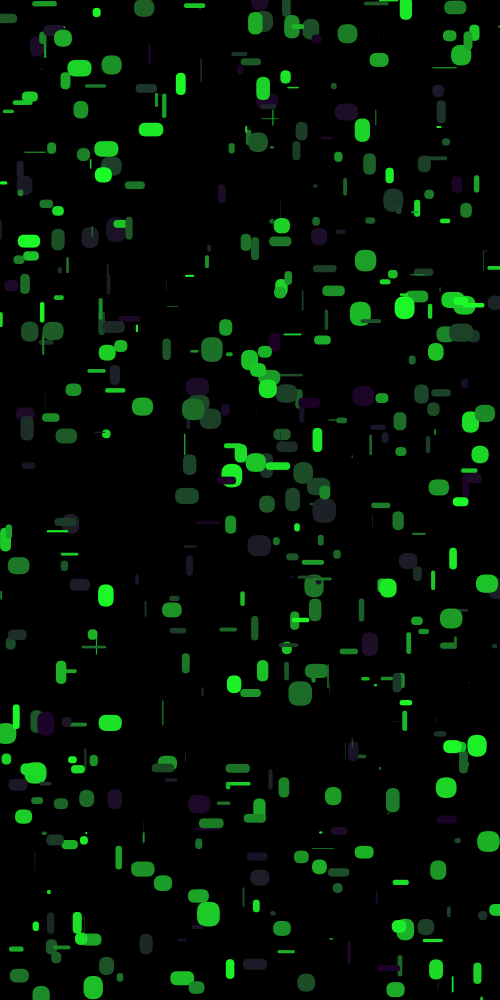
Frame 1 (no input)
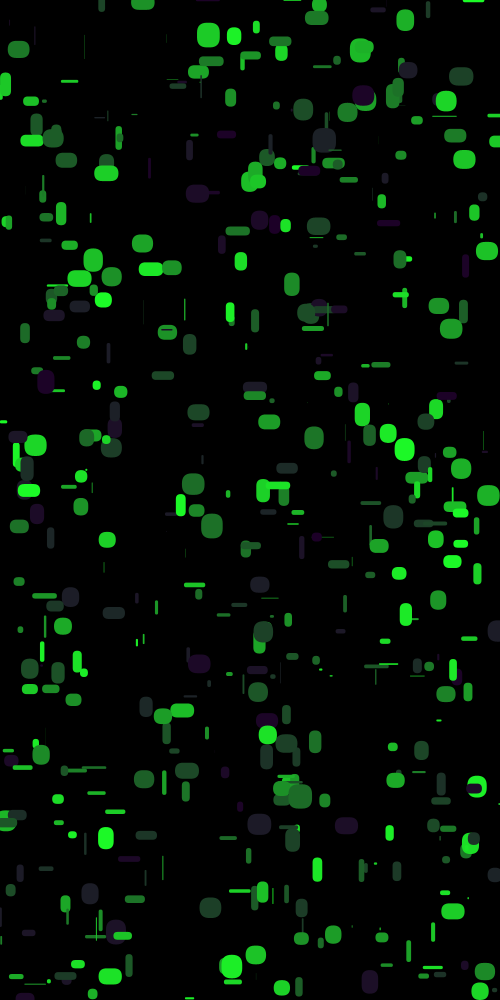
Frame 60 (the mouse pressed at the canvas centre just before this capture)
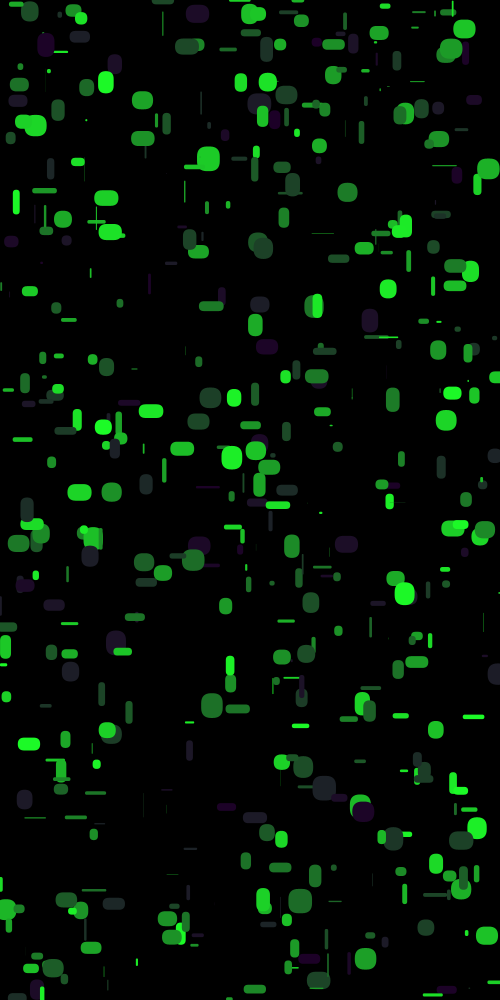
Frame 120 (the mouse held since frame 60 and released just before this capture)

The Processing sketch that drew these frames (run headless with seeded random() and noise(); from frame 60 on, the mouse is pressed at the canvas centre):

// Processing sketch: processing_142764
// ── processing_142764.pde

//Matrix-esque- class project by Luis Silva

int numberOfSymbols = 500;
Symbol[] symbols = new Symbol[numberOfSymbols];


void setup() {
  size(500, 1000);
  for (int i = 0; i < symbols.length; i++) {
    println(i);
    symbols[i] = new Symbol(color(28, random(252), 39), random(25), random(25), random(width), random(height), random(15));
    //greens
  }
}


void draw() {
  background(0);
  //add image?
  for (int i = 0; i < symbols.length; i++) {
    symbols[i].display();
    symbols[i].move();
  }
}


class Symbol {
  color symbolColor;
  float symbolWidth, symbolHeight;
  float symbolX, symbolY, speed;


  //
  Symbol(color symbolColorTemp, float symbolWidthTemp, float symbolHeightTemp, float symbolXTemp, float symbolYTemp, float speedTemp) {
    symbolColor = symbolColorTemp;
    symbolWidth = symbolWidthTemp;
    symbolHeight = symbolHeightTemp;
    symbolX = symbolXTemp;
    symbolY = symbolYTemp;
    speed = speedTemp;
  }

  void display() {
    noStroke();
    rectMode(CENTER);
    fill(symbolColor);
    rect(symbolX, symbolY, symbolWidth, symbolHeight, 10); //round off character
  }

  void move() {
    symbolY = symbolY + speed;
    if (symbolY > height) {  //top to bottom
      symbolY = 0;
    }
  }
}
